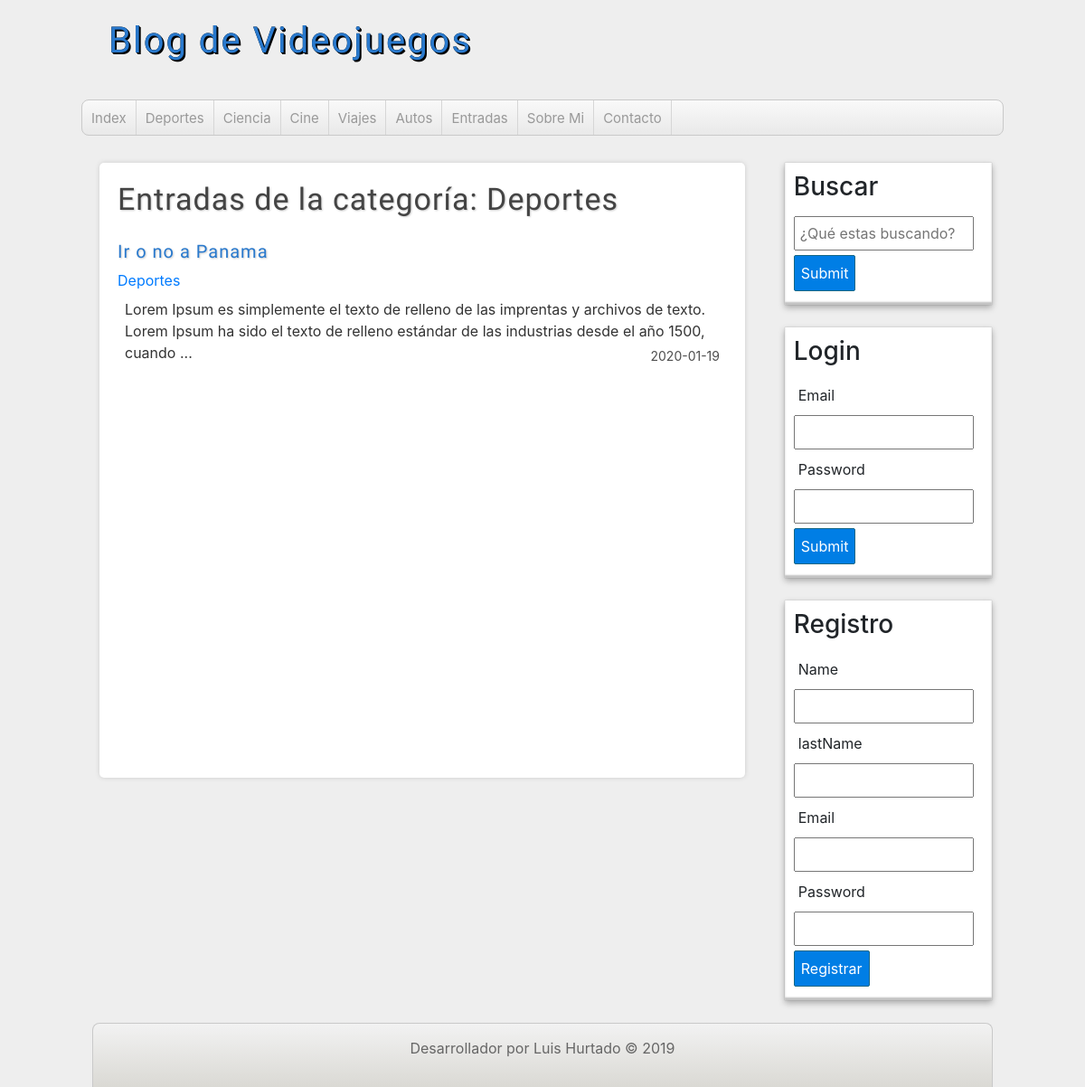
The page /categoria.php?id_cat=1 on the database its author committed.
### tables this page shows
CREATE TABLE `categorias` (
  `id_category` int(11) NOT NULL,
  `name` varchar(255) NOT NULL
);

CREATE TABLE `entradas` (
  `id_entrada` int(11) NOT NULL,
  `fk_user_id` int(10) NOT NULL,
  `fk_category_id` int(10) NOT NULL,
  `title` varchar(40) NOT NULL,
  `description` varchar(700) NOT NULL,
  `fecha` date NOT NULL
);

### includes/helpers.php (called while the page is built, shortened)
<?php
	function getCategories($conexion){
		$sql = "SELECT * FROM categorias ORDER BY id_category ASC";
		$categorias = mysqli_query($conexion, $sql);
		$resultado = array();
		if($categorias && mysqli_num_rows($categorias) >= 1){
			$resultado = $categorias;
		}
		return $resultado;
	}
	function findCategory($conexion, $id){
		$sql = "SELECT * FROM categorias WHERE `id_category`= '$id' ORDER BY  id_category DESC";
		$categorias = mysqli_query($conexion, $sql);
		$resultado = array();
		if($categorias && mysqli_num_rows($categorias) >= 1){
			$resultado = mysqli_fetch_assoc( $categorias) ;
		}
		return $resultado;
		}
	function getAllEntriesByCat($conexion, $category){
		$sql = "SELECT e.*, c.* FROM  entradas e join categorias c on c.id_category = e.fk_category_id WHERE c.id_category = $category ORDER BY e.id_entrada DESC";
		$entradas = mysqli_query($conexion, $sql);
		$resultado = array();
		if($entradas && mysqli_num_rows($entradas) >= 1){
			$resultado = $entradas;
		}
		return $resultado;
	}
?>

### categoria.php (the view, shortened to what this page needs)
<?php
require_once 'includes/cabecera.php';
require_once 'includes/lateral.php';
require_once 'includes/conexion.php';
	$categoria = findCategory($db, $_GET['id_cat']);
?>
<div id="principal" style="margin-bottom: 15px;">
	<h1>Entradas de la categoría: <?= $categoria['name']; ?></h1>
	<?php
	$entradas = getAllEntriesByCat($db, $_GET['id_cat']);
		if(!empty($entradas)):
	while ($entrada = mysqli_fetch_assoc($entradas)):  ?>
	<article class="entrada">
		<a href="entrada.php?id= <?=$entrada['id_entrada'] ?>=">
			<h2><?=  $entrada['title'] ?></h2>
			<span class="categorias"><?=  $entrada['name'] ?></span>
			<p>
				<?= utf8_decode(substr( $entrada['description'],0, 180)."...")   ?>
				<span class="fecha"><?=  $entrada['fecha'] ?></span>
			</p>
		</a>
	</article>
	<?php   endwhile; endif; ?>
</div>
<?php require_once 'includes/pie.php'; ?>

### includes/cabecera.php (shortened to what this page needs)
<?php
	require_once 'conexion.php';
	require_once 'includes/helpers.php';
?>
<!DOCTYPE html>
<html lang="es">
	<head>
		<link rel="stylesheet" href="https://stackpath.bootstrapcdn.com/bootstrap/4.4.1/css/bootstrap.min.css">
		<link rel="stylesheet" type="text/css" href="./assets/css/styles.css">
	</head>
	<body>
		<header id="cabecera" class="">
			<div id="logo">
				<a href="index.php">
					Blog de Videojuegos
				</a>
			</div>
			<nav id="menu">
				<ul>
					<li><a href="index.php" title="">Index</a></li>
					<?php $categorias = getCategories($db);
					if(!empty($categorias)):
					while ($categoria = mysqli_fetch_assoc($categorias)): ?>
					<li> <a href="categoria.php?id_cat=<?= $categoria['id_category'] ?>"><?= $categoria['name'] ?></a> </li>
					<?php endwhile; endif; ?>
					<li><a href="entradas.php" title="">Entradas</a></li>
					<li><a href="sobremi.php" title="">Sobre Mi</a></li>
					<li><a href="contacto.php" title="">Contacto</a></li>
				</ul>
			</nav>
		</header>
		<div id="contenedor">

### assets/css/styles.css (style rules this page uses)
* { margin: 0; padding: 0; text-decoration: none; }
body { background: #eee; }
#cabecera { width: 85%; height: auto; background: transparent; margin: 0 auto; }
#logo { line-height: 90px; float: left; width: 540px; height: 90px; margin-bottom: 20px; }
#logo a { font-family: 'Fjalla One', sans-serif; font-size: 40px; letter-spacing: 2px; color: #2979CD; text-shadow: 0 0 0 black, 1px 1px 0px black, 2px 2px 0px black; text-decoration: none; transition: all 500ms; margin-left: 30px; }
#menu { width: 100%; clear: both; background: linear-gradient(to bottom, #f9f9f9 0px, #e9e9e9 100%); height: 40px; border: 1px solid #c9c9c9; border-radius: 8px; box-shadow: 0px 1px 1px #eee; overflow: hidden; }
#menu ul { list-style: none; }
#menu ul li { float: left; line-height: 40px; border-right: 1px solid #d6d6d6; }
#menu ul li a { display: block; padding-left: 10px; padding-right: 10px; font-size: 15px; color: #999; text-decoration: none; }
.fecha { color: #4e4e4e; float: right; margin-top: 5px; font-size: 14px; }
#contenedor { width: 85%; height: auto; min-height: auto; margin: 0px auto; margin-top: 30px; margin-bottom: 30px; }
#principal { float: left; width: 70%; min-height: 680px; background: white; border-radius: 5px; box-shadow: 0px 0px 5px #ccc; margin-left: 20px; overflow: hidden; padding: 20px; }
#principal h1 { font-size: 34px; color: #444; letter-spacing: 1px; text-shadow: 1px 1px 2px #ccc; font-family: 'Fjalla One', sans-serif; }
#principal h2 { font-size: 20px; color: #2979CD; text-shadow: 1px 1px 2px #ccc; letter-spacing: 1px; font-family: 'Fjalla One', sans-serif; margin-top: 25px; }
#principal a { text-decoration: none; }
#principal p { margin: 8px; color: #333; }

### rows shown on the page
categorias: name "Deportes"
categorias: name "Ciencia"
categorias: name "Cine"
categorias: name "Viajes"
categorias: name "Autos"
entradas: title "Ir o no a Panama", categorias.name "Deportes", description "Lorem Ipsum es simplemente el texto de relleno de las imprentas y archivos de texto. Lorem Ipsum ha sido el texto de relleno estándar de las industrias desde el año 1500, cuando ...", fecha "2020-01-19"
